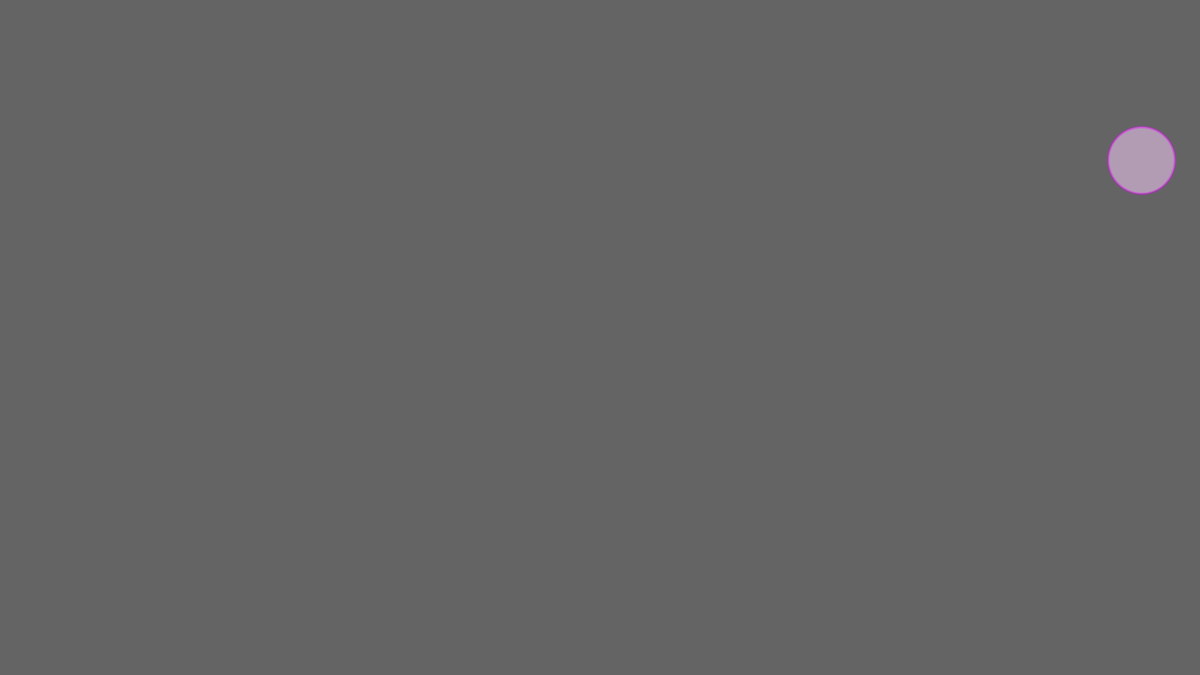
Frame 1 (no input)
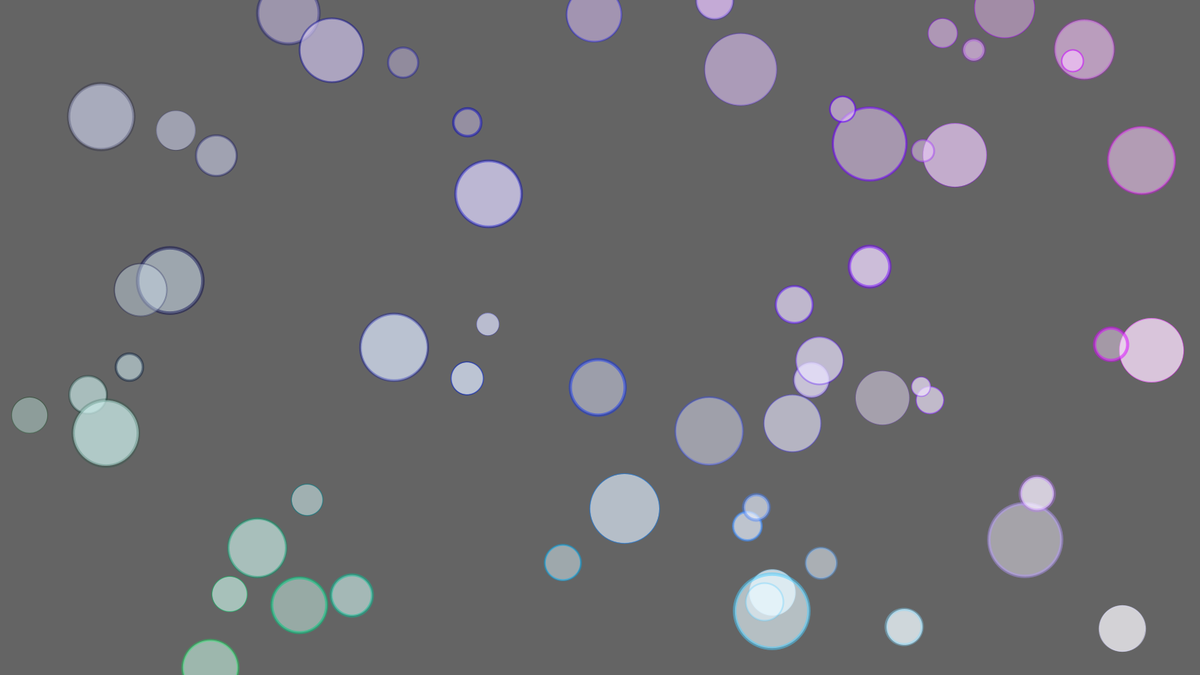
Frame 60 (the mouse pressed at the canvas centre just before this capture)
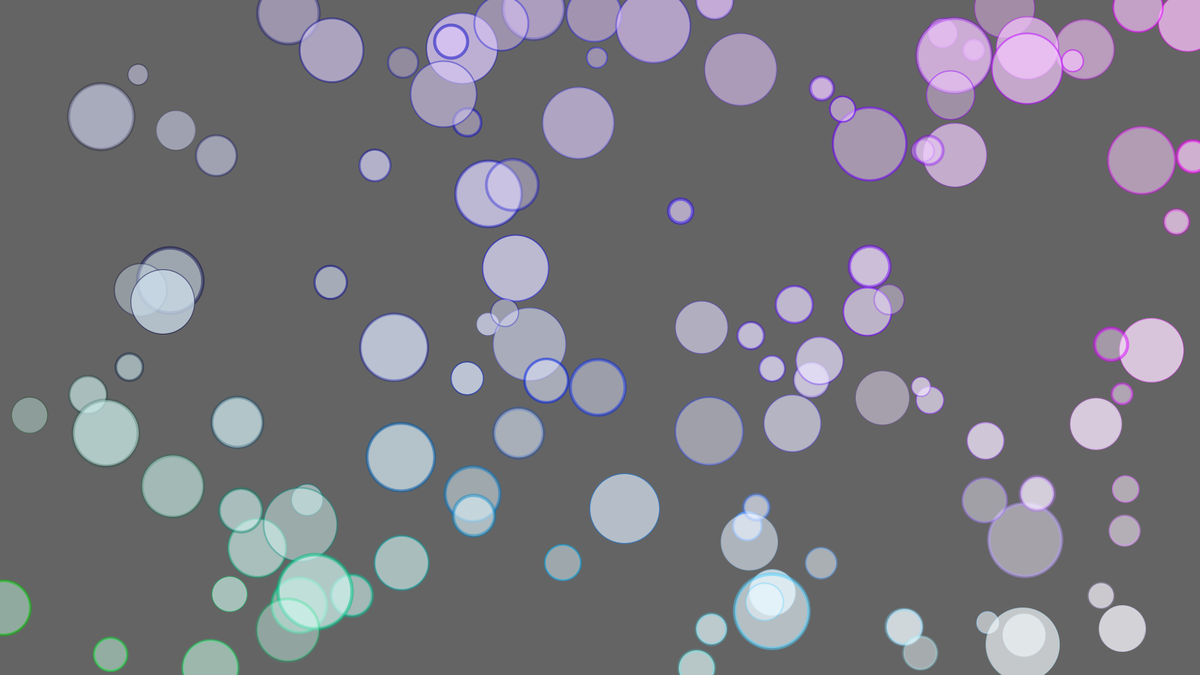
Frame 120 (the mouse held since frame 60 and released just before this capture)

The Processing sketch that drew these frames (run headless with seeded random() and noise(); from frame 60 on, the mouse is pressed at the canvas centre):

// Processing sketch: processing_131236
// ── processing_131236.pde

//Global Variables

/*-----Shape-----*/
float cloud_rad; //cloud rad
float c_plc_X ; //ellipse place X
float c_plc_Y ; //ellipse place Y
/*-----Color Variables-----*/
color e1 = color(random(100, 200), 200)  ; //stroke color
color e2= color( 255, 255, 255, random(100, 200 )); //fill color
/*Stroke*/
float poscol_R; // x color
float poscol_G; // y color
float poscol_B; // negative x color
/*Fill*/
float fillcol_R; // x color
float fillcol_G; // y color
float fillcol_B; // negative x color

void setup()
{
  size(1600, 900); //resolution 1600x900
  background(100); //white color
  smooth(); //anti aliasing
}

void draw()
{
  c_plc_X =  random(-800, 800);
  c_plc_Y =  random(-450, 450);
  cloud_rad = random(25, 100);


  pushMatrix();
  /*Mapping Stroke Color According to Position*/
  poscol_R= map(c_plc_X, 0, 800, 0, 255);
  poscol_G= map(c_plc_Y, 0, 450, 0, 255);
  poscol_B= map(c_plc_X, -800, 0, 0, 255);
  /*Mapping Fill Color According to Position*/
  fillcol_R= map(c_plc_X, 0, 800, 225, 255);
  fillcol_G= map(c_plc_Y, 0, 450, 225, 255);
  fillcol_B= map(c_plc_X, -800, 0, 225, 255);   

  translate(800, 450);
  fill(fillcol_R,fillcol_G,fillcol_B,random(100,200));
  stroke(poscol_R, poscol_G, poscol_B, random(50, 150));
  strokeWeight(random(1, 5));
  ellipse(c_plc_X, c_plc_Y, cloud_rad, cloud_rad);
  popMatrix();
}
